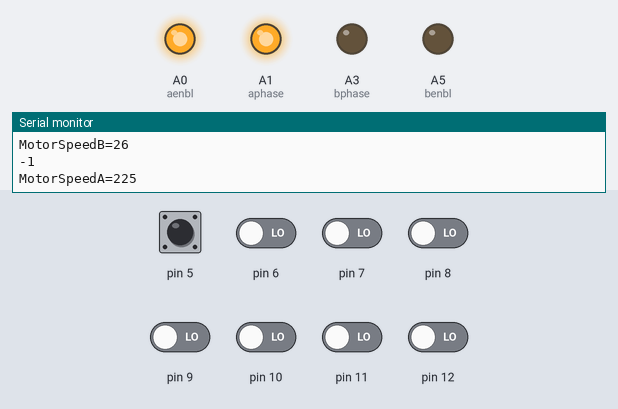
Bench run of a sketch on a simulated Arduino Uno, built with avr-gcc and run on an emulated ATmega328P. Parts: output pins drawn as LEDs (lit = HIGH), the last lines printed to the serial monitor. Dashed ring = blinking. Inputs (shaded band) come from the test bench; at power-on: pin 5–12 LOW.

Above: at 1.2 s.
1.3 s: pin 5 driven HIGH
At 1.8 s:
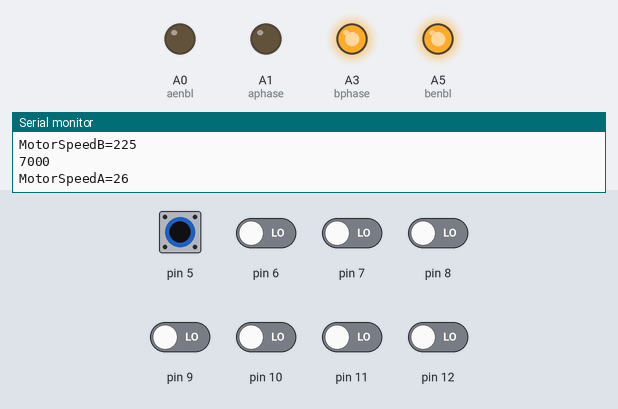
2.8 s: pin 10 driven HIGH
At 3.2 s:
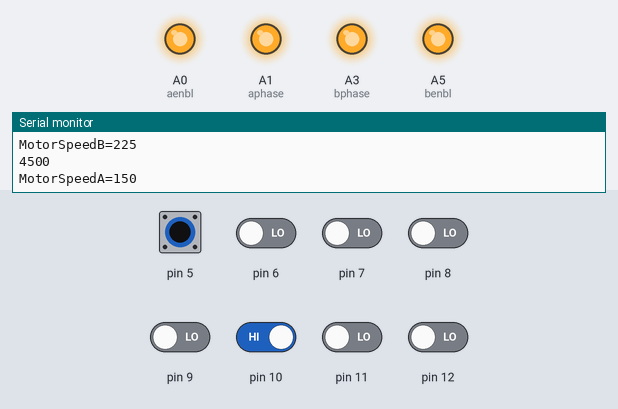
4.3 s: pin 5 driven LOW
At 5.2 s:
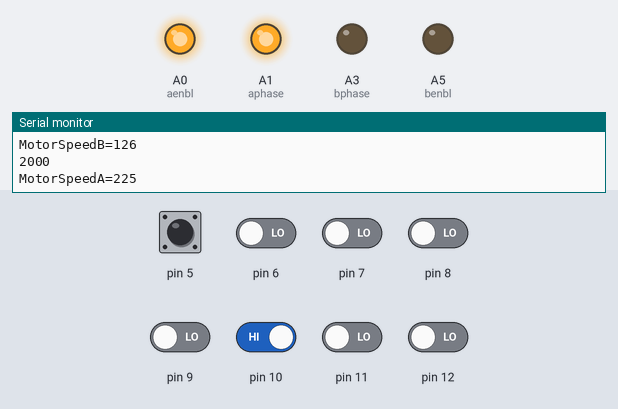
5.8 s: pin 6 driven HIGH
At 6.5 s:
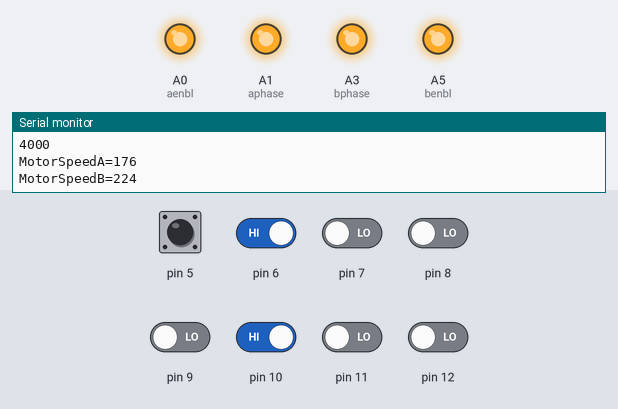
7.3 s: pin 6 driven LOW and pin 10 driven LOW
At 8.5 s:
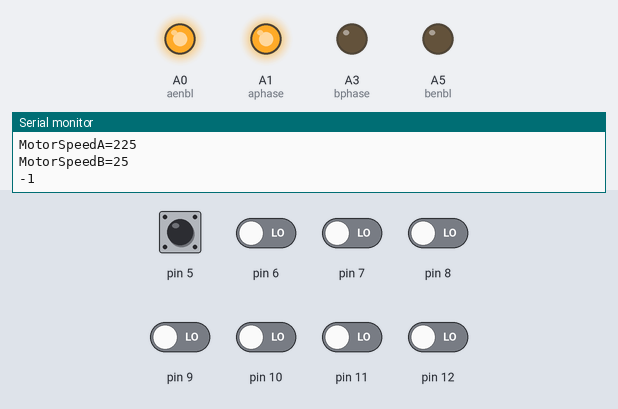
10.3 s: pin 5 pulsed HIGH 2 times (0.12 s each, 0.3 s apart)
At 10.54 s:
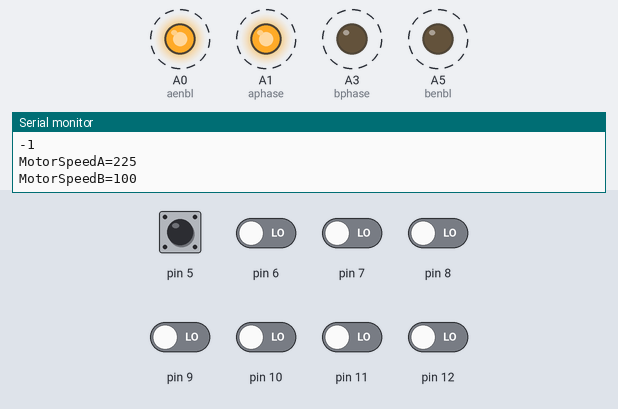
Timing chart, 0 to 13.3 s (numbered marks = the images above; inputs shaded):
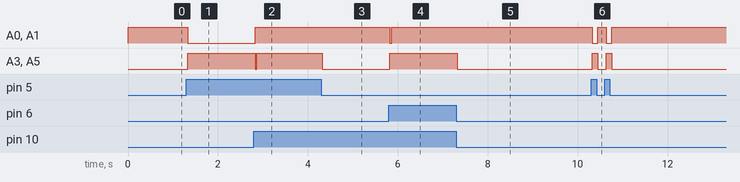

The sketch:

lFR.ino
```cpp
int aphase = A1;
int aenbl = A0;
int bphase = A3;
int benbl = A5;
// int mode = 8;

int P;
int I;
int D;

float Kp = 0.05;
float Ki = 0.00001;
float Kd = 0.8;

int lastError = 0;

void setup(){
  pinMode(aphase, OUTPUT);
  pinMode(aenbl, OUTPUT);
  pinMode(bphase, OUTPUT);
  pinMode(benbl, OUTPUT);
  Serial.begin(9600);
}

void loop() {
  // put your main code here, to run repeatedly:
  PID_control();
}
void PID_control() {
  uint16_t positionLine =Sensor();
  int error = 3500 - positionLine;

  P = error;
  I = error + I;
  D = error - lastError;
  lastError = error;


  int motorSpeedChange = P*Kp + I*Ki + D*Kd;

  int motorSpeedA = 200 + motorSpeedChange;
  int motorSpeedB = 200 - motorSpeedChange;


  if (motorSpeedA > 225) {
    motorSpeedA = 225;
  }
  if (motorSpeedB > 225) {
    motorSpeedB = 225;
  }
  if (motorSpeedA < -75) {
    motorSpeedA = 100;
  }
  if (motorSpeedB < -75) {
    motorSpeedB = 100;
  }
  forward_movement(motorSpeedA, motorSpeedB);

  Serial.print("MotorSpeedA=");
  Serial.println(motorSpeedA);
  Serial.print("MotorSpeedB=");
  Serial.println(motorSpeedB);

  // delay(1000);
}

void forward_movement(int speedA, int speedB) {
  if (speedA < 0) {
    speedA = 0 - speedA;
    analogWrite(aphase, 0);
  }
  else {
    analogWrite(aphase, speedA);
  }
  if (speedB < 0) {
    speedB = 0 - speedB;
    analogWrite(bphase, 0);
  }
  else {
    analogWrite(bphase, speedB);
  }
  analogWrite(aenbl, speedA);
  analogWrite(benbl, speedB);
}

int Sensor(){
    int value=(digitalRead(12)*0+digitalRead(11)*1000+digitalRead(10)*2000+digitalRead(9)*3000+digitalRead(8)*4000+digitalRead(7)*5000+digitalRead(6)*6000+digitalRead(5)*7000)/
    (digitalRead(12)+digitalRead(11)+digitalRead(10)+digitalRead(9)+digitalRead(8)+digitalRead(7)+digitalRead(6)+digitalRead(5));
Serial.println(value);
// delay(1000);
return value;
}
```

Measured:
- after the input at 1.3 s, A0 (aenbl), A1 (aphase): HIGH → LOW at once; A3 (bphase), A5 (benbl): LOW → HIGH at once
- after the input at 2.8 s, A0 (aenbl), A1 (aphase): LOW → HIGH at once; A3 (bphase), A5 (benbl): HIGH → LOW at once, → HIGH 0.04 s later
- after the input at 4.3 s, A3 (bphase), A5 (benbl): HIGH → LOW at once
- after the input at 5.8 s, A0 (aenbl), A1 (aphase): HIGH → LOW at once, → HIGH 0.04 s later; A3 (bphase), A5 (benbl): LOW → HIGH at once
- after the input at 7.3 s, A3 (bphase), A5 (benbl): HIGH → LOW at once
- after the input at 10.3 s, A0 (aenbl), A1 (aphase): alternates HIGH for 0.20 s and LOW for 0.12 s, 4 changes in all, then stays HIGH, starting at once; A3 (bphase), A5 (benbl): alternates HIGH for 0.12 s and LOW for 0.20 s, 4 changes in all, then stays LOW, starting at once
